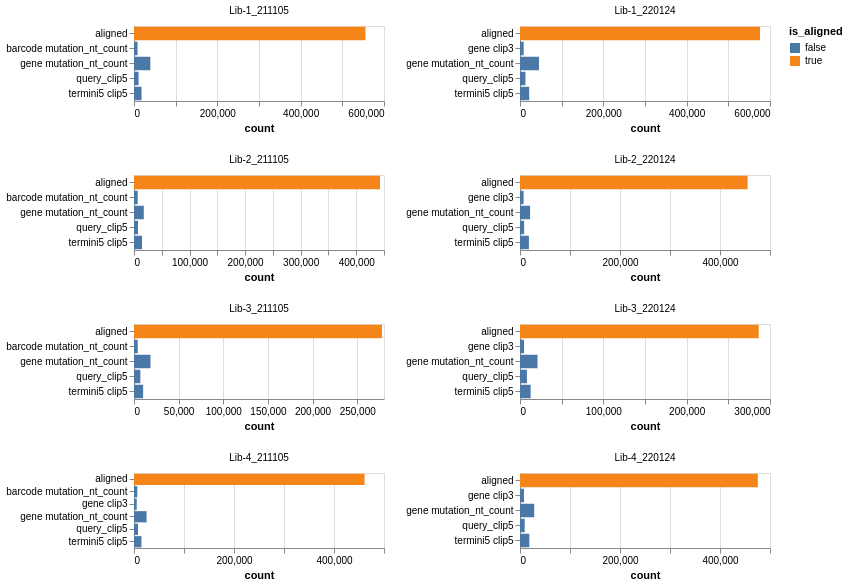

Vega-Lite specification stored for this chart:
### Vega-Lite specification from a JSON file in a GitHub repository (floating-point values rounded to 4 significant figures)
{"config": {"view": {"continuousWidth": 400, "continuousHeight": 300}}, "data": {"values": [{"pacbioRun": "Lib-1_211105", "filter_reason": "barcode clip3", "count": 574, "total_counts": 654163, "frac_counts": 0.0008775}, {"pacbioRun": "Lib-1_211105", "filter_reason": "barcode mutation_nt_count", "count": 8546, "total_counts": 654163, "frac_counts": 0.01306}, {"pacbioRun": "Lib-1_211105", "filter_reason": "gene clip3", "count": 6254, "total_counts": 654163, "frac_counts": 0.00956}, {"pacbioRun": "Lib-1_211105", "filter_reason": "gene mutation_nt_count", "count": 39200, "total_counts": 654163, "frac_counts": 0.05992}, {"pacbioRun": "Lib-1_211105", "filter_reason": "query_clip3", "count": 3339, "total_counts": 654163, "frac_counts": 0.005104}, {"pacbioRun": "Lib-1_211105", "filter_reason": "query_clip5", "count": 11033, "total_counts": 654163, "frac_counts": 0.01687}, {"pacbioRun": "Lib-1_211105", "filter_reason": "termini3 clip3", "count": 2622, "total_counts": 654163, "frac_counts": 0.004008}, {"pacbioRun": "Lib-1_211105", "filter_reason": "termini3 mutation_nt_count", "count": 3160, "total_counts": 654163, "frac_counts": 0.004831}, {"pacbioRun": "Lib-1_211105", "filter_reason": "termini5 clip5", "count": 18101, "total_counts": 654163, "frac_counts": 0.02767}, {"pacbioRun": "Lib-1_211105", "filter_reason": "termini5 mutation_nt_count", "count": 3234, "total_counts": 654163, "frac_counts": 0.004944}, {"pacbioRun": "Lib-1_211105", "filter_reason": "variant_tag3 mutation_nt_count", "count": 1746, "total_counts": 654163, "frac_counts": 0.002669}, {"pacbioRun": "Lib-1_211105", "filter_reason": "variant_tag5 mutation_nt_count", "count": 803, "total_counts": 654163, "frac_counts": 0.001228}, {"pacbioRun": "Lib-1_220124", "filter_reason": "barcode clip3", "count": 727, "total_counts": 690629, "frac_counts": 0.001053}, {"pacbioRun": "Lib-1_220124", "filter_reason": "barcode mutation_nt_count", "count": 6754, "total_counts": 690629, "frac_counts": 0.009779}, {"pacbioRun": "Lib-1_220124", "filter_reason": "gene clip3", "count": 8877, "total_counts": 690629, "frac_counts": 0.01285}, {"pacbioRun": "Lib-1_220124", "filter_reason": "gene mutation_nt_count", "count": 45539, "total_counts": 690629, "frac_counts": 0.06594}, {"pacbioRun": "Lib-1_220124", "filter_reason": "query_clip3", "count": 4496, "total_counts": 690629, "frac_counts": 0.00651}, {"pacbioRun": "Lib-1_220124", "filter_reason": "query_clip5", "count": 13002, "total_counts": 690629, "frac_counts": 0.01883}, {"pacbioRun": "Lib-1_220124", "filter_reason": "termini3 clip3", "count": 2826, "total_counts": 690629, "frac_counts": 0.004092}, {"pacbioRun": "Lib-1_220124", "filter_reason": "termini3 mutation_nt_count", "count": 3915, "total_counts": 690629, "frac_counts": 0.005669}, {"pacbioRun": "Lib-1_220124", "filter_reason": "termini5 clip5", "count": 22078, "total_counts": 690629, "frac_counts": 0.03197}, {"pacbioRun": "Lib-1_220124", "filter_reason": "termini5 mutation_nt_count", "count": 4190, "total_counts": 690629, "frac_counts": 0.006067}, {"pacbioRun": "Lib-1_220124", "filter_reason": "variant_tag3 mutation_nt_count", "count": 1375, "total_counts": 690629, "frac_counts": 0.001991}, {"pacbioRun": "Lib-1_220124", "filter_reason": "variant_tag5 mutation_nt_count", "count": 795, "total_counts": 690629, "frac_counts": 0.001151}, {"pacbioRun": "Lib-2_211105", "filter_reason": "barcode clip3", "count": 512, "total_counts": 506237, "frac_counts": 0.001011}, {"pacbioRun": "Lib-2_211105", "filter_reason": "barcode mutation_nt_count", "count": 6699, "total_counts": 506237, "frac_counts": 0.01323}, {"pacbioRun": "Lib-2_211105", "filter_reason": "gene clip3", "count": 5014, "total_counts": 506237, "frac_counts": 0.009904}, {"pacbioRun": "Lib-2_211105", "filter_reason": "gene mutation_nt_count", "count": 17633, "total_counts": 506237, "frac_counts": 0.03483}, {"pacbioRun": "Lib-2_211105", "filter_reason": "query_clip3", "count": 2560, "total_counts": 506237, "frac_counts": 0.005057}, {"pacbioRun": "Lib-2_211105", "filter_reason": "query_clip5", "count": 7180, "total_counts": 506237, "frac_counts": 0.01418}, {"pacbioRun": "Lib-2_211105", "filter_reason": "termini3 clip3", "count": 2435, "total_counts": 506237, "frac_counts": 0.00481}, {"pacbioRun": "Lib-2_211105", "filter_reason": "termini3 mutation_nt_count", "count": 2703, "total_counts": 506237, "frac_counts": 0.005339}, {"pacbioRun": "Lib-2_211105", "filter_reason": "termini5 clip5", "count": 14477, "total_counts": 506237, "frac_counts": 0.0286}, {"pacbioRun": "Lib-2_211105", "filter_reason": "termini5 mutation_nt_count", "count": 2215, "total_counts": 506237, "frac_counts": 0.004375}, {"pacbioRun": "Lib-2_211105", "filter_reason": "variant_tag3 mutation_nt_count", "count": 1400, "total_counts": 506237, "frac_counts": 0.002766}, {"pacbioRun": "Lib-2_211105", "filter_reason": "variant_tag5 mutation_nt_count", "count": 583, "total_counts": 506237, "frac_counts": 0.001152}, {"pacbioRun": "Lib-2_220124", "filter_reason": "barcode clip3", "count": 599, "total_counts": 528277, "frac_counts": 0.001134}, {"pacbioRun": "Lib-2_220124", "filter_reason": "barcode mutation_nt_count", "count": 5237, "total_counts": 528277, "frac_counts": 0.009913}, {"pacbioRun": "Lib-2_220124", "filter_reason": "gene clip3", "count": 7205, "total_counts": 528277, "frac_counts": 0.01364}, {"pacbioRun": "Lib-2_220124", "filter_reason": "gene mutation_nt_count", "count": 20175, "total_counts": 528277, "frac_counts": 0.03819}, {"pacbioRun": "Lib-2_220124", "filter_reason": "query_clip3", "count": 3142, "total_counts": 528277, "frac_counts": 0.005948}, {"pacbioRun": "Lib-2_220124", "filter_reason": "query_clip5", "count": 8210, "total_counts": 528277, "frac_counts": 0.01554}, {"pacbioRun": "Lib-2_220124", "filter_reason": "termini3 clip3", "count": 2749, "total_counts": 528277, "frac_counts": 0.005204}, {"pacbioRun": "Lib-2_220124", "filter_reason": "termini3 mutation_nt_count", "count": 3107, "total_counts": 528277, "frac_counts": 0.005881}, {"pacbioRun": "Lib-2_220124", "filter_reason": "termini5 clip5", "count": 17831, "total_counts": 528277, "frac_counts": 0.03375}, {"pacbioRun": "Lib-2_220124", "filter_reason": "termini5 mutation_nt_count", "count": 2974, "total_counts": 528277, "frac_counts": 0.00563}, {"pacbioRun": "Lib-2_220124", "filter_reason": "variant_tag3 mutation_nt_count", "count": 1255, "total_counts": 528277, "frac_counts": 0.002376}, {"pacbioRun": "Lib-2_220124", "filter_reason": "variant_tag5 mutation_nt_count", "count": 597, "total_counts": 528277, "frac_counts": 0.00113}, {"pacbioRun": "Lib-3_211105", "filter_reason": "barcode clip3", "count": 299, "total_counts": 329569, "frac_counts": 0.0009072}, {"pacbioRun": "Lib-3_211105", "filter_reason": "barcode mutation_nt_count", "count": 4214, "total_counts": 329569, "frac_counts": 0.01279}, {"pacbioRun": "Lib-3_211105", "filter_reason": "gene clip3", "count": 3294, "total_counts": 329569, "frac_counts": 0.009995}, {"pacbioRun": "Lib-3_211105", "filter_reason": "gene mutation_nt_count", "count": 18438, "total_counts": 329569, "frac_counts": 0.05595}, {"pacbioRun": "Lib-3_211105", "filter_reason": "query_clip3", "count": 2050, "total_counts": 329569, "frac_counts": 0.00622}, {"pacbioRun": "Lib-3_211105", "filter_reason": "query_clip5", "count": 7123, "total_counts": 329569, "frac_counts": 0.02161}, {"pacbioRun": "Lib-3_211105", "filter_reason": "termini3 clip3", "count": 1590, "total_counts": 329569, "frac_counts": 0.004824}, {"pacbioRun": "Lib-3_211105", "filter_reason": "termini3 mutation_nt_count", "count": 1583, "total_counts": 329569, "frac_counts": 0.004803}, {"pacbioRun": "Lib-3_211105", "filter_reason": "termini5 clip5", "count": 10229, "total_counts": 329569, "frac_counts": 0.03104}, {"pacbioRun": "Lib-3_211105", "filter_reason": "termini5 mutation_nt_count", "count": 1707, "total_counts": 329569, "frac_counts": 0.005179}, {"pacbioRun": "Lib-3_211105", "filter_reason": "variant_tag3 mutation_nt_count", "count": 956, "total_counts": 329569, "frac_counts": 0.002901}, {"pacbioRun": "Lib-3_211105", "filter_reason": "variant_tag5 mutation_nt_count", "count": 352, "total_counts": 329569, "frac_counts": 0.001068}, {"pacbioRun": "Lib-3_220124", "filter_reason": "barcode clip3", "count": 365, "total_counts": 346625, "frac_counts": 0.001053}, {"pacbioRun": "Lib-3_220124", "filter_reason": "barcode mutation_nt_count", "count": 3373, "total_counts": 346625, "frac_counts": 0.009731}, {"pacbioRun": "Lib-3_220124", "filter_reason": "gene clip3", "count": 4839, "total_counts": 346625, "frac_counts": 0.01396}, {"pacbioRun": "Lib-3_220124", "filter_reason": "gene mutation_nt_count", "count": 21019, "total_counts": 346625, "frac_counts": 0.06064}, {"pacbioRun": "Lib-3_220124", "filter_reason": "query_clip3", "count": 2510, "total_counts": 346625, "frac_counts": 0.007241}, {"pacbioRun": "Lib-3_220124", "filter_reason": "query_clip5", "count": 8332, "total_counts": 346625, "frac_counts": 0.02404}, {"pacbioRun": "Lib-3_220124", "filter_reason": "termini3 clip3", "count": 1712, "total_counts": 346625, "frac_counts": 0.004939}, {"pacbioRun": "Lib-3_220124", "filter_reason": "termini3 mutation_nt_count", "count": 1993, "total_counts": 346625, "frac_counts": 0.00575}, {"pacbioRun": "Lib-3_220124", "filter_reason": "termini5 clip5", "count": 12803, "total_counts": 346625, "frac_counts": 0.03694}, {"pacbioRun": "Lib-3_220124", "filter_reason": "termini5 mutation_nt_count", "count": 2132, "total_counts": 346625, "frac_counts": 0.006151}, {"pacbioRun": "Lib-3_220124", "filter_reason": "variant_tag3 mutation_nt_count", "count": 758, "total_counts": 346625, "frac_counts": 0.002187}, {"pacbioRun": "Lib-3_220124", "filter_reason": "variant_tag5 mutation_nt_count", "count": 321, "total_counts": 346625, "frac_counts": 0.0009261}, {"pacbioRun": "Lib-4_211105", "filter_reason": "barcode clip3", "count": 453, "total_counts": 534470, "frac_counts": 0.0008476}, {"pacbioRun": "Lib-4_211105", "filter_reason": "barcode mutation_nt_count", "count": 6631, "total_counts": 534470, "frac_counts": 0.01241}, {"pacbioRun": "Lib-4_211105", "filter_reason": "gene clip3", "count": 5507, "total_counts": 534470, "frac_counts": 0.0103}, {"pacbioRun": "Lib-4_211105", "filter_reason": "gene mutation_nt_count", "count": 25153, "total_counts": 534470, "frac_counts": 0.04706}, {"pacbioRun": "Lib-4_211105", "filter_reason": "query_clip3", "count": 2863, "total_counts": 534470, "frac_counts": 0.005357}, {"pacbioRun": "Lib-4_211105", "filter_reason": "query_clip5", "count": 7965, "total_counts": 534470, "frac_counts": 0.0149}, {"pacbioRun": "Lib-4_211105", "filter_reason": "termini3 clip3", "count": 2595, "total_counts": 534470, "frac_counts": 0.004855}, {"pacbioRun": "Lib-4_211105", "filter_reason": "termini3 mutation_nt_count", "count": 2705, "total_counts": 534470, "frac_counts": 0.005061}, {"pacbioRun": "Lib-4_211105", "filter_reason": "termini5 clip5", "count": 14882, "total_counts": 534470, "frac_counts": 0.02784}, {"pacbioRun": "Lib-4_211105", "filter_reason": "termini5 mutation_nt_count", "count": 2420, "total_counts": 534470, "frac_counts": 0.004528}, {"pacbioRun": "Lib-4_211105", "filter_reason": "variant_tag3 mutation_nt_count", "count": 1538, "total_counts": 534470, "frac_counts": 0.002878}, {"pacbioRun": "Lib-4_211105", "filter_reason": "variant_tag5 mutation_nt_count", "count": 609, "total_counts": 534470, "frac_counts": 0.001139}, {"pacbioRun": "Lib-4_220124", "filter_reason": "barcode clip3", "count": 562, "total_counts": 560663, "frac_counts": 0.001002}, {"pacbioRun": "Lib-4_220124", "filter_reason": "barcode mutation_nt_count", "count": 5280, "total_counts": 560663, "frac_counts": 0.009417}, {"pacbioRun": "Lib-4_220124", "filter_reason": "gene clip3", "count": 7984, "total_counts": 560663, "frac_counts": 0.01424}, {"pacbioRun": "Lib-4_220124", "filter_reason": "gene mutation_nt_count", "count": 28439, "total_counts": 560663, "frac_counts": 0.05072}, {"pacbioRun": "Lib-4_220124", "filter_reason": "query_clip3", "count": 3633, "total_counts": 560663, "frac_counts": 0.00648}, {"pacbioRun": "Lib-4_220124", "filter_reason": "query_clip5", "count": 9372, "total_counts": 560663, "frac_counts": 0.01672}, {"pacbioRun": "Lib-4_220124", "filter_reason": "termini3 clip3", "count": 2843, "total_counts": 560663, "frac_counts": 0.005071}, {"pacbioRun": "Lib-4_220124", "filter_reason": "termini3 mutation_nt_count", "count": 3275, "total_counts": 560663, "frac_counts": 0.005841}, {"pacbioRun": "Lib-4_220124", "filter_reason": "termini5 clip5", "count": 18647, "total_counts": 560663, "frac_counts": 0.03326}, {"pacbioRun": "Lib-4_220124", "filter_reason": "termini5 mutation_nt_count", "count": 3134, "total_counts": 560663, "frac_counts": 0.00559}, {"pacbioRun": "Lib-4_220124", "filter_reason": "variant_tag3 mutation_nt_count", "count": 1234, "total_counts": 560663, "frac_counts": 0.002201}, {"pacbioRun": "Lib-4_220124", "filter_reason": "variant_tag5 mutation_nt_count", "count": 612, "total_counts": 560663, "frac_counts": 0.001092}, {"pacbioRun": "Lib-1_211105", "filter_reason": "aligned", "count": 555551, "total_counts": 654163, "frac_counts": 0.8493}, {"pacbioRun": "Lib-1_220124", "filter_reason": "aligned", "count": 576055, "total_counts": 690629, "frac_counts": 0.8341}, {"pacbioRun": "Lib-2_211105", "filter_reason": "aligned", "count": 442826, "total_counts": 506237, "frac_counts": 0.8747}, {"pacbioRun": "Lib-2_220124", "filter_reason": "aligned", "count": 455196, "total_counts": 528277, "frac_counts": 0.8617}, {"pacbioRun": "Lib-3_211105", "filter_reason": "aligned", "count": 277734, "total_counts": 329569, "frac_counts": 0.8427}, {"pacbioRun": "Lib-3_220124", "filter_reason": "aligned", "count": 286468, "total_counts": 346625, "frac_counts": 0.8264}, {"pacbioRun": "Lib-4_211105", "filter_reason": "aligned", "count": 461149, "total_counts": 534470, "frac_counts": 0.8628}, {"pacbioRun": "Lib-4_220124", "filter_reason": "aligned", "count": 475648, "total_counts": 560663, "frac_counts": 0.8484}]}, "mark": "bar", "encoding": {"color": {"field": "is_aligned", "type": "nominal"}, "facet": {"columns": 2, "field": "pacbioRun", "title": null, "type": "nominal"}, "tooltip": [{"field": "pacbioRun", "type": "nominal"}, {"field": "filter_reason", "type": "nominal"}, {"field": "count", "type": "quantitative"}, {"field": "total_counts", "type": "quantitative"}, {"field": "frac_counts", "type": "quantitative"}], "x": {"field": "count", "type": "quantitative"}, "y": {"axis": {"title": null}, "field": "filter_reason", "type": "nominal"}}, "height": 75, "resolve": {"scale": {"x": "independent", "y": "independent"}}, "transform": [{"filter": "(datum.frac_counts > 0.01)"}, {"calculate": "(datum.filter_reason === 'aligned')", "as": "is_aligned"}], "width": 250, "$schema": "https://vega.github.io/schema/vega-lite/v5.json"}
